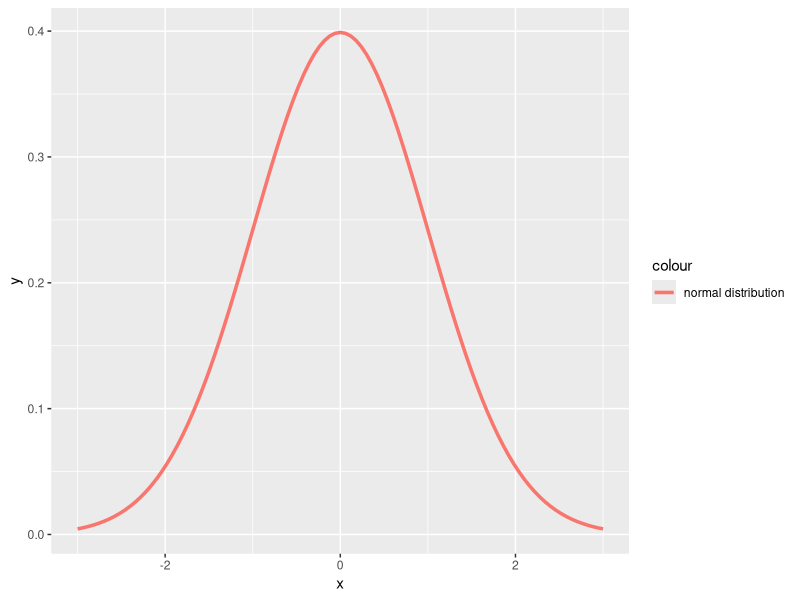

This chart was generated by the following R code: (Note: this script raises an error after producing the figure.)
library(ggplot2)
library("readr")
png(file = "/Users/caeleykardell/Desktop/My Plot.png", width = 500, height = 500)
normal_distribution <- ggplot(data.frame(x=c(-3,3)),aes(x=x)) + stat_function(fun=dnorm, size=1.2, aes(colour="normal distribution"))
sample_size_string = read_lines("/Users/caeleykardell/Desktop/test")
sample_size = as.integer(sample_size_string)
#sample_size = strtoi(num, base = 10)
#sample_size <- 3
normal_dis_and_t<- normal_distribution + stat_function(fun=dt, size=1.2, args=list(df=sample_size), aes(colour="t-distribution"))
normal_dis_and_t<- normal_dis_and_t + xlab("Number of Standard Deviations") + ylab("Probability Density")
normal_dis_and_t<- normal_dis_and_t + theme_classic()
normal_dis_and_t<- normal_dis_and_t + scale_colour_manual("Distributions", values= c("lightblue2","slateblue3"))
#normal_dis_and_t
dev.off()

